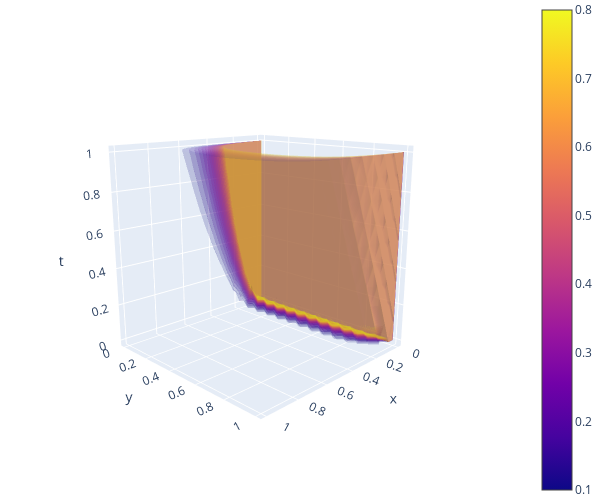

Notebook code cell kept with this figure:
### Code cell
fig = go.Figure(data=go.Volume(
    x=X.flatten(),
    y=Y.flatten(),
    z=T.flatten(),
    value=u.flatten(),
    isomin=0.1,
    isomax=0.8,
    opacity=0.1, # needs to be small to see through all surfaces
    surface_count=17, # needs to be a large number for good volume rendering
    ))
fig.update_layout(
    autosize=False,
    width=600, 
    height=500,
    margin=dict(l=0,r=0,t=0,b=0),
    scene_camera=dict(eye=dict(x=2.0, y=2.0, z=0.75)),
    scene=dict(
        xaxis_title='x',
        yaxis_title='y',
        zaxis_title='t',
    ),
)
fig.show()

### Figure 1 — Plotly figure (JSON) as saved in the notebook; plotly's stock layout.template omitted (floating-point values rounded to 4 significant figures; data arrays with more than 128 entries replaced by an {"elided": "..."} marker saying what was removed)
{"data": [{"isomax": 0.8, "isomin": 0.1, "opacity": 0.1, "surface": {"count": 17}, "type": "volume", "value": {"elided": "6250 float values"}, "x": {"elided": "6250 float values"}, "y": {"elided": "6250 float values"}, "z": {"elided": "6250 float values"}}], "layout": {"autosize": false, "height": 500, "margin": {"b": 0, "l": 0, "r": 0, "t": 0}, "scene": {"camera": {"eye": {"x": 2, "y": 2, "z": 0.75}}, "xaxis": {"title": {"text": "x"}}, "yaxis": {"title": {"text": "y"}}, "zaxis": {"title": {"text": "t"}}}, "width": 600}}
